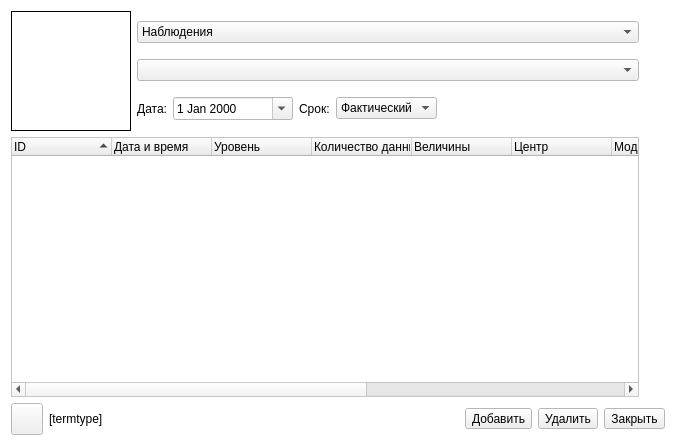
<?xml version="1.0" encoding="UTF-8"?>
<ui version="4.0">
 <class>Nabludenia</class>
 <widget class="QWidget" name="Nabludenia">
  <property name="geometry">
   <rect>
    <x>0</x>
    <y>0</y>
    <width>676</width>
    <height>446</height>
   </rect>
  </property>
  <property name="sizePolicy">
   <sizepolicy hsizetype="Expanding" vsizetype="Expanding">
    <horstretch>0</horstretch>
    <verstretch>0</verstretch>
   </sizepolicy>
  </property>
  <property name="palette">
   <palette>
    <active>
     <colorrole role="Base">
      <brush brushstyle="SolidPattern">
       <color alpha="255">
        <red>255</red>
        <green>255</green>
        <blue>255</blue>
       </color>
      </brush>
     </colorrole>
     <colorrole role="Window">
      <brush brushstyle="SolidPattern">
       <color alpha="255">
        <red>255</red>
        <green>255</green>
        <blue>255</blue>
       </color>
      </brush>
     </colorrole>
    </active>
    <inactive>
     <colorrole role="Base">
      <brush brushstyle="SolidPattern">
       <color alpha="255">
        <red>255</red>
        <green>255</green>
        <blue>255</blue>
       </color>
      </brush>
     </colorrole>
     <colorrole role="Window">
      <brush brushstyle="SolidPattern">
       <color alpha="255">
        <red>255</red>
        <green>255</green>
        <blue>255</blue>
       </color>
      </brush>
     </colorrole>
    </inactive>
    <disabled>
     <colorrole role="Base">
      <brush brushstyle="SolidPattern">
       <color alpha="255">
        <red>255</red>
        <green>255</green>
        <blue>255</blue>
       </color>
      </brush>
     </colorrole>
     <colorrole role="Window">
      <brush brushstyle="SolidPattern">
       <color alpha="255">
        <red>255</red>
        <green>255</green>
        <blue>255</blue>
       </color>
      </brush>
     </colorrole>
    </disabled>
   </palette>
  </property>
  <property name="windowTitle">
   <string>Данные (название шаблона)</string>
  </property>
  <layout class="QVBoxLayout" name="verticalLayout_4">
   <item>
    <layout class="QHBoxLayout" name="horizontalLayout_4">
     <item>
      <layout class="QVBoxLayout" name="verticalLayout_3">
       <item>
        <layout class="QHBoxLayout" name="horizontalLayout_2">
         <item>
          <widget class="QLabel" name="lblTemplate">
           <property name="minimumSize">
            <size>
             <width>120</width>
             <height>120</height>
            </size>
           </property>
           <property name="maximumSize">
            <size>
             <width>120</width>
             <height>120</height>
            </size>
           </property>
           <property name="frameShape">
            <enum>QFrame::Box</enum>
           </property>
           <property name="text">
            <string/>
           </property>
          </widget>
         </item>
         <item>
          <layout class="QVBoxLayout" name="verticalLayout_2">
           <item>
            <widget class="QComboBox" name="cmbSource">
             <property name="sizePolicy">
              <sizepolicy hsizetype="Expanding" vsizetype="Fixed">
               <horstretch>0</horstretch>
               <verstretch>0</verstretch>
              </sizepolicy>
             </property>
             <property name="minimumSize">
              <size>
               <width>120</width>
               <height>0</height>
              </size>
             </property>
             <item>
              <property name="text">
               <string>Наблюдения</string>
              </property>
             </item>
             <item>
              <property name="text">
               <string>Объективный анализ</string>
              </property>
             </item>
             <item>
              <property name="text">
               <string>Данные Grib</string>
              </property>
             </item>
             <item>
              <property name="text">
               <string>Не определен</string>
              </property>
             </item>
            </widget>
           </item>
           <item>
            <widget class="QComboBox" name="cmbTemplate">
             <property name="sizePolicy">
              <sizepolicy hsizetype="Expanding" vsizetype="Fixed">
               <horstretch>0</horstretch>
               <verstretch>0</verstretch>
              </sizepolicy>
             </property>
             <property name="minimumSize">
              <size>
               <width>120</width>
               <height>0</height>
              </size>
             </property>
             <property name="iconSize">
              <size>
               <width>16</width>
               <height>16</height>
              </size>
             </property>
            </widget>
           </item>
           <item>
            <layout class="QHBoxLayout" name="horizontalLayout_3">
             <item>
              <widget class="QLabel" name="label">
               <property name="text">
                <string>Дата:</string>
               </property>
               <property name="alignment">
                <set>Qt::AlignRight|Qt::AlignTrailing|Qt::AlignVCenter</set>
               </property>
              </widget>
             </item>
             <item>
              <widget class="QDateEdit" name="dateEdit">
               <property name="minimumSize">
                <size>
                 <width>120</width>
                 <height>0</height>
                </size>
               </property>
               <property name="calendarPopup">
                <bool>true</bool>
               </property>
               <property name="timeSpec">
                <enum>Qt::UTC</enum>
               </property>
              </widget>
             </item>
             <item>
              <widget class="QLabel" name="label_2">
               <property name="text">
                <string>Срок:</string>
               </property>
              </widget>
             </item>
             <item>
              <widget class="QComboBox" name="cmbterm">
               <property name="currentIndex">
                <number>1</number>
               </property>
               <item>
                <property name="text">
                 <string>Все</string>
                </property>
               </item>
               <item>
                <property name="text">
                 <string>Фактический</string>
                </property>
               </item>
               <item>
                <property name="text">
                 <string>6</string>
                </property>
               </item>
               <item>
                <property name="text">
                 <string>12</string>
                </property>
               </item>
               <item>
                <property name="text">
                 <string>18</string>
                </property>
               </item>
               <item>
                <property name="text">
                 <string>24</string>
                </property>
               </item>
               <item>
                <property name="text">
                 <string>30</string>
                </property>
               </item>
               <item>
                <property name="text">
                 <string>36</string>
                </property>
               </item>
               <item>
                <property name="text">
                 <string>42</string>
                </property>
               </item>
               <item>
                <property name="text">
                 <string>48</string>
                </property>
               </item>
               <item>
                <property name="text">
                 <string>54</string>
                </property>
               </item>
               <item>
                <property name="text">
                 <string>60</string>
                </property>
               </item>
               <item>
                <property name="text">
                 <string>66</string>
                </property>
               </item>
               <item>
                <property name="text">
                 <string>72</string>
                </property>
               </item>
               <item>
                <property name="text">
                 <string>84</string>
                </property>
               </item>
               <item>
                <property name="text">
                 <string>96</string>
                </property>
               </item>
               <item>
                <property name="text">
                 <string>120</string>
                </property>
               </item>
               <item>
                <property name="text">
                 <string>144</string>
                </property>
               </item>
               <item>
                <property name="text">
                 <string>168</string>
                </property>
               </item>
               <item>
                <property name="text">
                 <string>192</string>
                </property>
               </item>
               <item>
                <property name="text">
                 <string>216</string>
                </property>
               </item>
               <item>
                <property name="text">
                 <string>240</string>
                </property>
               </item>
              </widget>
             </item>
             <item>
              <spacer name="horizontalSpacer_2">
               <property name="orientation">
                <enum>Qt::Horizontal</enum>
               </property>
               <property name="sizeHint" stdset="0">
                <size>
                 <width>40</width>
                 <height>20</height>
                </size>
               </property>
              </spacer>
             </item>
            </layout>
           </item>
          </layout>
         </item>
        </layout>
       </item>
       <item>
        <widget class="QTreeWidget" name="treeWidget">
         <property name="sizePolicy">
          <sizepolicy hsizetype="Expanding" vsizetype="MinimumExpanding">
           <horstretch>0</horstretch>
           <verstretch>0</verstretch>
          </sizepolicy>
         </property>
         <property name="minimumSize">
          <size>
           <width>400</width>
           <height>0</height>
          </size>
         </property>
         <property name="toolTip">
          <string>&lt;html&gt;&lt;head/&gt;&lt;body&gt;&lt;p&gt;&lt;br/&gt;&lt;/p&gt;&lt;/body&gt;&lt;/html&gt;</string>
         </property>
         <property name="selectionMode">
          <enum>QAbstractItemView::SingleSelection</enum>
         </property>
         <property name="rootIsDecorated">
          <bool>false</bool>
         </property>
         <property name="sortingEnabled">
          <bool>true</bool>
         </property>
         <property name="columnCount">
          <number>11</number>
         </property>
         <column>
          <property name="text">
           <string>ID</string>
          </property>
         </column>
         <column>
          <property name="text">
           <string notr="true">Дата и время</string>
          </property>
         </column>
         <column>
          <property name="text">
           <string>Уровень</string>
          </property>
         </column>
         <column>
          <property name="text">
           <string notr="true">Количество данных</string>
          </property>
         </column>
         <column>
          <property name="text">
           <string>Величины</string>
          </property>
         </column>
         <column>
          <property name="text">
           <string>Центр</string>
          </property>
         </column>
         <column>
          <property name="text">
           <string>Модель</string>
          </property>
         </column>
         <column>
          <property name="text">
           <string>Срок, ч.</string>
          </property>
         </column>
         <column>
          <property name="text">
           <string>Шаг сетки, °</string>
          </property>
         </column>
         <column>
          <property name="text">
           <string comment="у">Начало</string>
          </property>
          <property name="toolTip">
           <string comment="Начало периода прогноза"/>
          </property>
         </column>
         <column>
          <property name="text">
           <string>Окончание</string>
          </property>
          <property name="toolTip">
           <string comment="Окончание периода прогноза"/>
          </property>
         </column>
        </widget>
       </item>
      </layout>
     </item>
     <item>
      <layout class="QVBoxLayout" name="verticalLayout">
       <item>
        <widget class="SelectLevel" name="selectlevel">
         <property name="sizePolicy">
          <sizepolicy hsizetype="Preferred" vsizetype="Expanding">
           <horstretch>0</horstretch>
           <verstretch>0</verstretch>
          </sizepolicy>
         </property>
        </widget>
       </item>
       <item>
        <spacer name="verticalSpacer">
         <property name="orientation">
          <enum>Qt::Vertical</enum>
         </property>
         <property name="sizeHint" stdset="0">
          <size>
           <width>20</width>
           <height>40</height>
          </size>
         </property>
        </spacer>
       </item>
      </layout>
     </item>
    </layout>
   </item>
   <item>
    <layout class="QHBoxLayout" name="horizontalLayout">
     <item>
      <widget class="QPushButton" name="btnterm">
       <property name="minimumSize">
        <size>
         <width>32</width>
         <height>32</height>
        </size>
       </property>
       <property name="maximumSize">
        <size>
         <width>32</width>
         <height>32</height>
        </size>
       </property>
       <property name="text">
        <string/>
       </property>
       <property name="icon">
        <iconset>
         <normaloff>:/meteo/icons/map/settings.png</normaloff>:/meteo/icons/map/settings.png</iconset>
       </property>
      </widget>
     </item>
     <item>
      <widget class="QLabel" name="lblterms">
       <property name="text">
        <string>[termtype]</string>
       </property>
      </widget>
     </item>
     <item>
      <spacer name="horizontalSpacer">
       <property name="orientation">
        <enum>Qt::Horizontal</enum>
       </property>
       <property name="sizeHint" stdset="0">
        <size>
         <width>328</width>
         <height>20</height>
        </size>
       </property>
      </spacer>
     </item>
     <item>
      <widget class="QToolButton" name="addBtn">
       <property name="text">
        <string>Добавить</string>
       </property>
      </widget>
     </item>
     <item>
      <widget class="QToolButton" name="delBtn">
       <property name="text">
        <string>Удалить</string>
       </property>
      </widget>
     </item>
     <item>
      <widget class="QToolButton" name="closeBtn">
       <property name="text">
        <string>Закрыть</string>
       </property>
      </widget>
     </item>
    </layout>
   </item>
  </layout>
 </widget>
 <customwidgets>
  <customwidget>
   <class>SelectLevel</class>
   <extends>QWidget</extends>
   <header location="global">meteo/commons/ui/custom/selectlevel.h</header>
  </customwidget>
 </customwidgets>
 <resources/>
 <connections/>
</ui>
